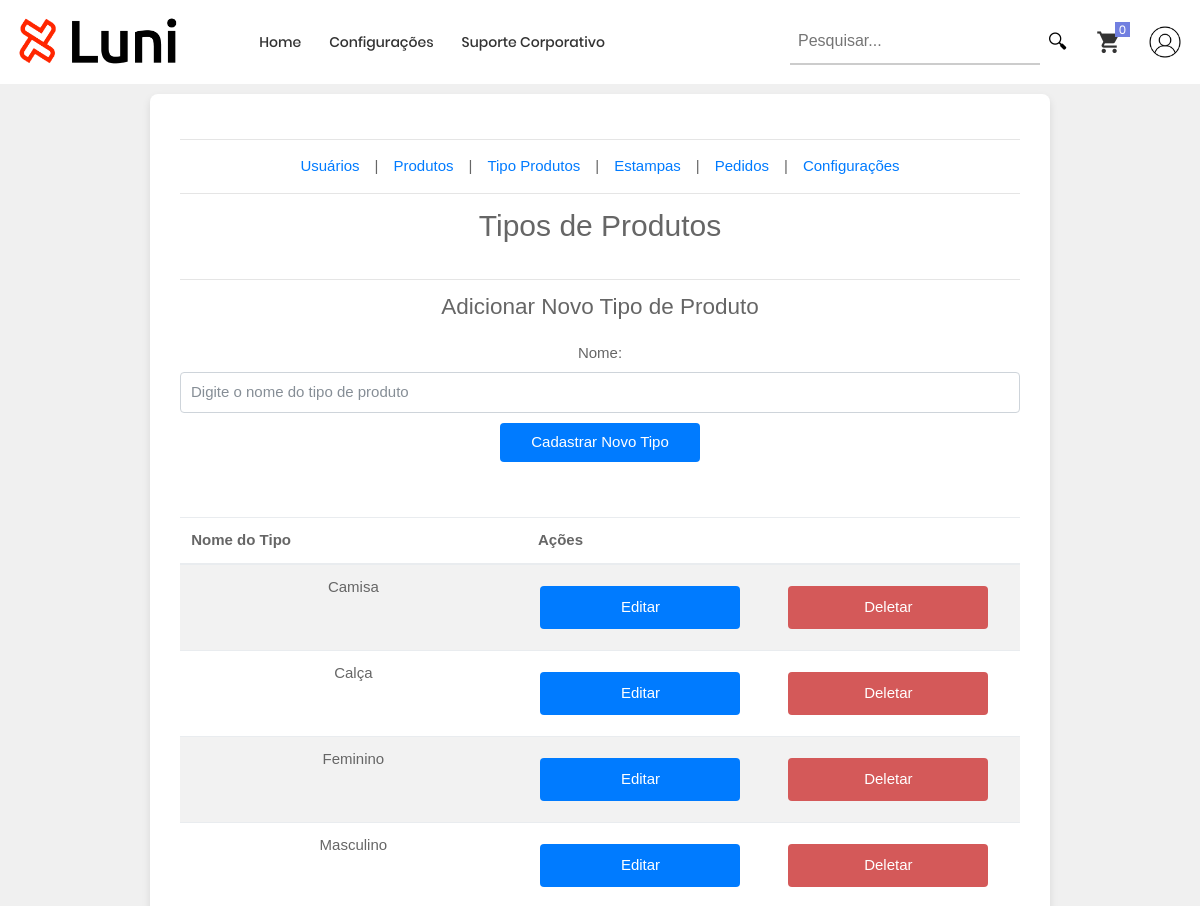
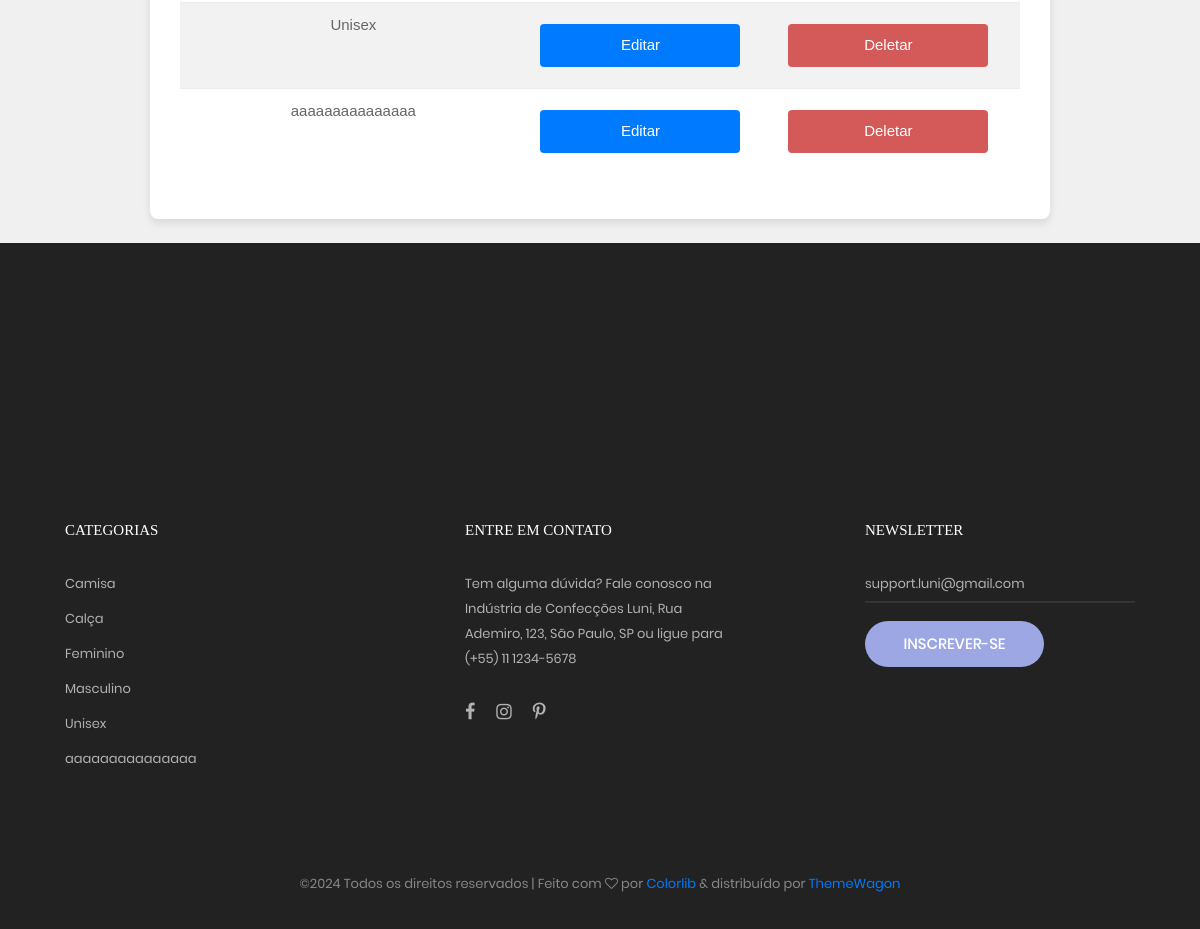
The app's page /produto/listar/tipos/ (signed in) with its own data (2 pictures, top to bottom).
### produto/models.py (models this page shows, shortened)
class CategoriaProduto(models.Model):
    nome = models.CharField(max_length=20, unique=True)

### principal/decorators.py (the view)
        def _wrapped_view(request, *args, **kwargs):
            if request.user.groups.filter(name=group_name).exists():
                return view_func(request, *args, **kwargs)
            else:
                return HttpResponseForbidden("Você não tem permissão para acessar esta página.")

### produto/forms.py
class CategoriaProdutoForm(ModelForm):
    class Meta:
        model = CategoriaProduto
        fields = ['nome']
        widgets = {
            'nome': forms.TextInput(attrs={'class': 'form-control', 'placeholder': 'Digite o nome do tipo de produto'}),
        }

### principal/context_processors.py (called while the page is built)
def variaveis_globais(request):
    return {
        'nome_site': 'Luni',
        'categorias': CategoriaProduto.objects.all(),
    }

### produto/views.py (called while the page is built)
@login_required
@group_required('Administradores')
def listar_tipos_produtos(request):
    form_tipo = CategoriaProdutoForm()
    tipos_produtos = CategoriaProduto.objects.all()
    return render(request, 'produto/listar_tipos_produtos.html', {"tipo_produto_form": form_tipo, "tipos_produtos": tipos_produtos})

### usuario/models.py (called while the page is built)
    def get_size_items(self):
        carrinho = self.carrinho.first()  # Assume que um usuário tem um único carrinho
        if carrinho:
            return carrinho.itens.aggregate(total_items=Sum('quantidade'))['total_items'] or 0
        return 0

### templates/produto/listar_tipos_produtos.html (shortened to what this page needs)
{% extends "principal/settings.html" %}
{% block settings_content %}
    <h2>Tipos de Produtos</h2>
    <br>
    <hr>
    <h4>Adicionar Novo Tipo de Produto</h4>
    <br>
    <form method="POST" action="{% url 'create_tipo_produto' %}">
        {{ tipo_produto_form.as_p }}
        <button type="submit" class="btn btn-primary">Cadastrar Novo Tipo</button>
    </form>
    <br>
    <br>
    <table class="table table-striped">
        <thead>
            <tr>
                <th>Nome do Tipo</th>
                <th colspan="2">Ações</th>
            </tr>
        </thead>
        <tbody>
            {% for tipo in tipos_produtos %}
                <tr>
                    <td>{{ tipo.nome }}</td>
                    <td>
                        <form method="POST" action="{% url 'delete_tipo_produto' tipo.id %}" style="display:inline;">
                            <div class="form-row">
                            <button type="button" onclick="window.location={% url 'edit_tipo_produto' tipo.id %}" class="btn-primary ml-2">Editar</button>
                            <button type="submit" style="background-color: #d45959;" class="btn-primary ml-2" onclick="return confirm('Tem certeza que deseja deletar este tipo de produto?');">Deletar</button></div>
                        </form>
                    </td>
                </tr>
            {% empty %}
                <tr>
                    <td colspan="2">Não há nenhum tipo de produto cadastrado</td>
                </tr>
            {% endfor %}
        </tbody>
    </table>
{% endblock settings_content %}

### templates/base/_base.html (shortened to what this page needs)
{% load static %}
<!DOCTYPE html>
<html lang="pt-br">
    <head>
        <link rel="stylesheet" type="text/css" href="/static/vendor/bootstrap/css/bootstrap.min.css">
        <link rel="stylesheet" type="text/css" href="/static/fonts/font-awesome-4.7.0/css/font-awesome.min.css">
        <link rel="stylesheet" type="text/css" href="/static/fonts/iconic/css/material-design-iconic-font.min.css">
        <link rel="stylesheet" type="text/css" href="/static/fonts/linearicons-v1.0.0/icon-font.min.css">
        <link rel="stylesheet" type="text/css" href="/static/vendor/animate/animate.css">
        <link rel="stylesheet" type="text/css" href="/static/vendor/css-hamburgers/hamburgers.min.css">
        <link rel="stylesheet" type="text/css" href="/static/vendor/animsition/css/animsition.min.css">
        <link rel="stylesheet" type="text/css" href="/static/vendor/select2/select2.min.css">
        <link rel="stylesheet" type="text/css" href="/static/vendor/daterangepicker/daterangepicker.css">
        <link rel="stylesheet" type="text/css" href="/static/vendor/slick/slick.css">
        <link rel="stylesheet" type="text/css" href="/static/vendor/MagnificPopup/magnific-popup.css">
        <link rel="stylesheet" type="text/css" href="/static/vendor/perfect-scrollbar/perfect-scrollbar.css">
        <link rel="stylesheet" type="text/css" href="/static/css/util.css">
        <link rel="stylesheet" type="text/css" href="/static/css/main.css">
    </head>
	<nav class="container-menu-desktop fix-menu-desktop">
		<div class="wrap-menu-desktop">
			<div class="limiter-menu-desktop container">
				<a href="{% url "home" %}" class="logo">
					<img src="{% static "images/icons/Logo.png" %}" alt="IMG-LOGO">
				</a>
				<div class="menu-desktop">
					<ul class="main-menu">
						<li >
							<a href="{% url "home" %}">Home</a></li>
						{% if request.user.is_superuser %}
						<li><a href="{% url 'settings' %}">Configurações</a></li>
						{% endif %}
						<li>
							<a href="{% url "receber_suporte_corporativo" %}">Suporte Corporativo</a></li>
					</ul>
				</div>
				<div class="wrap-icon-header flex-w flex-r-m">
					<form action="{% url 'pesquisar_produto' %}" method="get" class="search-container">
						<input type="text" name="pesquisa" id="pesquisa_input" class="search-input" value="{{ pesquisa|default:"" }}" placeholder="Pesquisar...">
						<button type="submit" class="search-button" title="Pesquisar">🔍︎</button>
					</form>
					<a href="{% url "carrinho" %}">
						<div class="icon-header-item cl2 hov-cl1 trans-04 p-l-22 p-r-11 icon-header-noti js-show-cart" data-notify="{{ request.user.get_size_items }}">
							<i class="zmdi zmdi-shopping-cart" title="Carrinho"></i>
						</div>
					</a>
					<a href="{% url "perfil_usuario" %}" title="Perfil">
						<div>
							{% if request.user.imagem %}
								<img src="{{ request.user.imagem.url }}" alt="perfil" style="border-radius: 50%; margin-left: 15px; width: 40px; height: 40px;">
							{% else %}
								<img src="/static/images/user-profile.jpg" alt="perfil" style="border-radius: 50%; margin-left: 15px; width: 40px; height: 40px;">
							{% endif %}
						</div>
					</a>
				</div>
			</div>
		</div>
	</nav>
    <body class="animsition" style="animation-duration: 1500ms; opacity: 1;">
        {% block content %}{% endblock content %}
    </body>
	<footer class="bg3 p-t-75 p-b-32">
		<div class="container" style="margin-top: 200px;">
			<div class="row d-flex justify-content-around">
				<div class="col-sm-6 col-lg-3 p-b-50">
					<h4 class="stext-301 cl0 p-b-30">
						Categorias
					</h4>
					<ul>
						{% for categoria in categorias %}
							<li class="p-b-10">
								<a href="{% url "pesquisar_produto" %}?categoria={{ categoria.id }}" class="stext-107 cl7 hov-cl1 trans-04">
									{{ categoria.nome }}
								</a>
							</li>
						{% endfor %}
					</ul>
				</div>
				<div class="col-sm-6 col-lg-3 p-b-50">
					<h4 class="stext-301 cl0 p-b-30">
						ENTRE EM CONTATO
					</h4>
					<p class="stext-107 cl7 size-201">
						Tem alguma dúvida? Fale conosco na Indústria de Confecções Luni, Rua Ademiro, 123, São Paulo, SP ou ligue para (+55) 11 1234-5678
					</p>
					<div class="p-t-27">
						<a href="#" class="fs-18 cl7 hov-cl1 trans-04 m-r-16">
							<i class="fa fa-facebook"></i>
						</a>
						<a href="#" class="fs-18 cl7 hov-cl1 trans-04 m-r-16">
							<i class="fa fa-instagram"></i>
						</a>
						<a href="#" class="fs-18 cl7 hov-cl1 trans-04 m-r-16">
							<i class="fa fa-pinterest-p"></i>
						</a>
					</div>
				</div>
				<div class="col-sm-6 col-lg-3 p-b-50">
					<h4 class="stext-301 cl0 p-b-30">
						Newsletter
					</h4>
					<form>
						<div class="wrap-input1 w-full p-b-4">
							<input class="input1 bg-none plh1 stext-107 cl7" type="text" name="email" placeholder="support.luni@gmail.com">
						</div>
						<div class="p-t-18">
							<button class="flex-c-m stext-101 cl0 size-103 bg1 bor1 hov-btn2 p-lr-15 trans-04">
								Inscrever-se
							</button>
						</div>
					</form>
				</div>
			</div>
			<div class="p-t-40">
				<p class="stext-107 cl6 txt-center">
					&copy;<script>document.write(new Date().getFullYear());</script> Todos os direitos reservados | Feito com <i class="fa fa-heart-o" aria-hidden="true"></i> por <a href="https://colorlib.com" target="_blank">Colorlib</a> &amp; distribuído por <a href="https://themewagon.com" target="_blank">ThemeWagon</a>
				</p>
			</div>
		</div>
	</footer>
	</html>

### static/css/main.css (style rules this page uses)
body { padding-top: 70px; }
.container { max-width: 1380px; }
@media (max-width: 1600px) { .container { max-width: 1200px; } }
.container-menu-desktop { height: auto; width: 100%; position: relative; -webkit-transition: all 0.3s; -o-transition: all 0.3s; -moz-transition: all 0.3s; transition: all 0.3s; }
.search-container { display: flex; }
.search-input { border: none; border-bottom: 2px solid #ccc; background: transparent; padding: 8px; font-size: 16px; outline: none; width: 250px; transition: border-color 0.3s; }
.search-button { background: transparent; border: none; cursor: pointer; padding: 8px; font-size: 20px; }
.wrap-menu-desktop { position: fixed; z-index: 1100; background-color: #fff; width: 100%; height: 84px; left: 0px; top: 0px; -webkit-transition: height 0.3s, background-color 0.3s; -o-transition: height 0.3s, background-color 0.3s; -moz-transition: height 0.3s, background-color 0.3s; transition: height 0.3s, background-color 0.3s; }
.limiter-menu-desktop { height: 100%; display: -webkit-box; display: -webkit-flex; display: -moz-box; display: -ms-flexbox; display: flex; align-items: center; }
.logo { display: -webkit-box; display: -webkit-flex; display: -moz-box; display: -ms-flexbox; display: flex; align-items: center; height: 65%; margin-right: 55px; }
.logo img { max-width: 100%; max-height: 100%; }
.menu-desktop { display: -webkit-box; display: -webkit-flex; display: -moz-box; display: -ms-flexbox; display: flex; align-items: center; height: 100%; }
.main-menu { list-style-type: none; margin: 0; display: -webkit-box; display: -webkit-flex; display: -moz-box; display: -ms-flexbox; display: flex; align-items: center; }
.main-menu > li { display: block; position: relative; padding: 20px 10px 20px 0px; margin: 0px 4px 0px 14px; }
.main-menu > li > a { font-family: Poppins-Medium; font-size: 14px; color: #333; padding: 5px 0px; transition: all 0.4s; -webkit-transition: all 0.4s; -o-transition: all 0.4s; -moz-transition: all 0.4s; }
.wrap-icon-header { flex-grow: 1; }
.icon-header-item { position: relative; font-size: 26px; line-height: 1; cursor: pointer; }
.icon-header-noti::after { content: attr(data-notify); font-family: Poppins-Regular; font-size: 12px; color: #fff; line-height: 15px; text-align: center; display: block; position: absolute; top: -7px; right: 0; min-width: 15px; height: 15px; padding: 0 3px; background-color: #717fe0; }
.form-control { width: 100%; padding: 10px; border-radius: 4px; border: 1px solid #ced4da; }
.btn-primary { background-color: #007bff; color: white; border: none; padding: 10px 20px; border-radius: 4px; cursor: pointer; display: block; width: 100%; max-width: 200px; margin: 10px auto; }
.form-row { display: flex; gap: 15px; align-items: center; flex-wrap: wrap; }
.cl0 { color: #fff; }
.cl2 { color: #333; }
.cl6 { color: #888; }
.cl7 { color: #b2b2b2; }
.stext-101 { font-family: Poppins-Medium; font-size: 15px; line-height: 1.466667; text-transform: uppercase; }
.stext-107 { font-family: Poppins-Regular; font-size: 13px; line-height: 1.923; }
.stext-301 { font-family: Montserrat-Bold; font-size: 15px; line-height: 1.6; text-transform: uppercase; }
.size-103 { min-width: 179px; height: 46px; }
.size-201 { max-width: 270px; }
.bg-none { background-color: transparent; }
.bg1 { background-color: #9da7e4; }
.bg3 { background-color: #222; }
.bor1 { border-radius: 23px; }
.wrap-input1 { position: relative; border-bottom: 2px solid rgba(204,204,204, 0.1); }
.input1 { background-color: transparent; width: 100%; }

### records on screen
CategoriaProduto: nome "Camisa"
CategoriaProduto: nome "Calça"
CategoriaProduto: nome "Feminino"
CategoriaProduto: nome "Masculino"
CategoriaProduto: nome "Unisex"
CategoriaProduto: nome "aaaaaaaaaaaaaaa"
